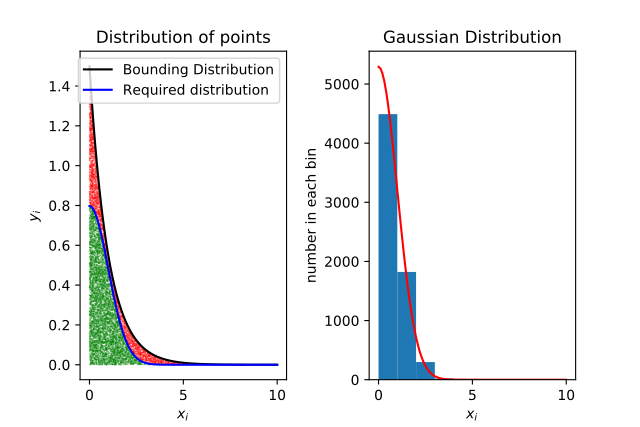

Write the Python code that produced this figure.
"""
Author: Pruthvi Suryadevara
Email:  pruthvi.suryadevara@tifr.res.in
Finding randomly distributed numbers folowing given distribution using
rejection method

"""

import numpy as np
import matplotlib.pyplot as plt

# Creating x,y array of random numbers that follow exponential distribution
# Bounding the required distribution
n = 10000
x0 = np.random.rand(int(n))
x = -1 * np.log(x0)
y = np.random.rand(n) * 1.5 * np.exp(-1*x)
y_ac = []
x_ac = []              # Creating arrays of accepted and rejected values
y_rej = []
x_rej = []
for i in range(n):     
    if y[i] < np.sqrt(2/np.pi)*np.exp(-0.5*x[i]**2):
        y_ac.append(y[i])
        x_ac.append(x[i])
    else:
        y_rej.append(y[i])
        x_rej.append(x[i])


# Plotting the accepted and rejected points, histogram of distribution
plt.subplot(1, 2, 1, title="Distribution of points")
plt.plot(x_ac, y_ac, '.g', markersize=0.1)
plt.plot(x_rej, y_rej, '.r', markersize=0.1)
x_plt = np.linspace(0, 10, 100)
plt.plot(x_plt, 1.5 * np.exp(-1*x_plt), 'k', label="Bounding Distribution")
plt.plot(x_plt, np.sqrt(2/np.pi)*np.exp(-0.5*x_plt**2), 'b', label="Required distribution")
plt.xlabel("$x_i$")
plt.ylabel("$y_i$")
plt.legend()
plt.subplot(1, 2, 2, title="Gaussian Distribution")
plt.hist(x_ac, range=[0, 10])
plt.plot(x_plt, len(x_ac)*np.sqrt(2/np.pi)*np.exp(-0.5*x_plt**2), 'r')
plt.xlabel("$x_i$")
plt.ylabel("number in each bin")
plt.subplots_adjust(wspace=0.4)
plt.show()
